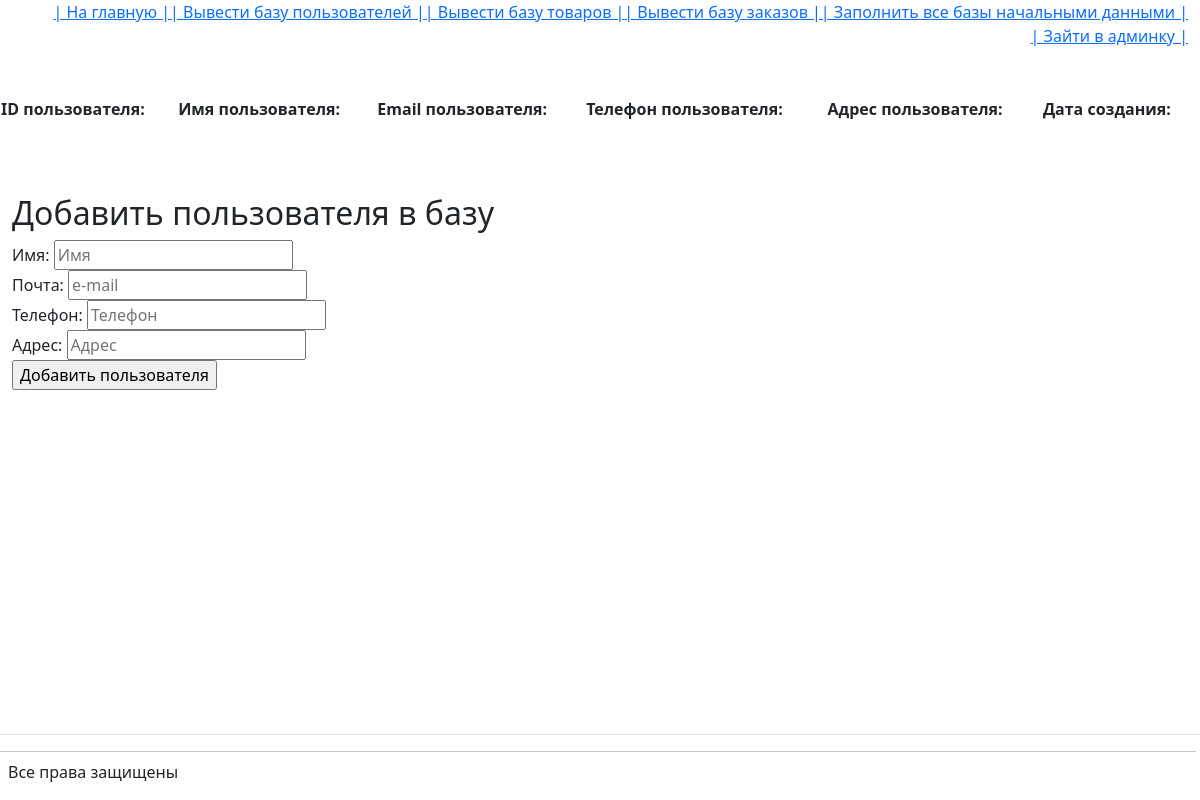
/users/, run on an earlier commit of the app's database.
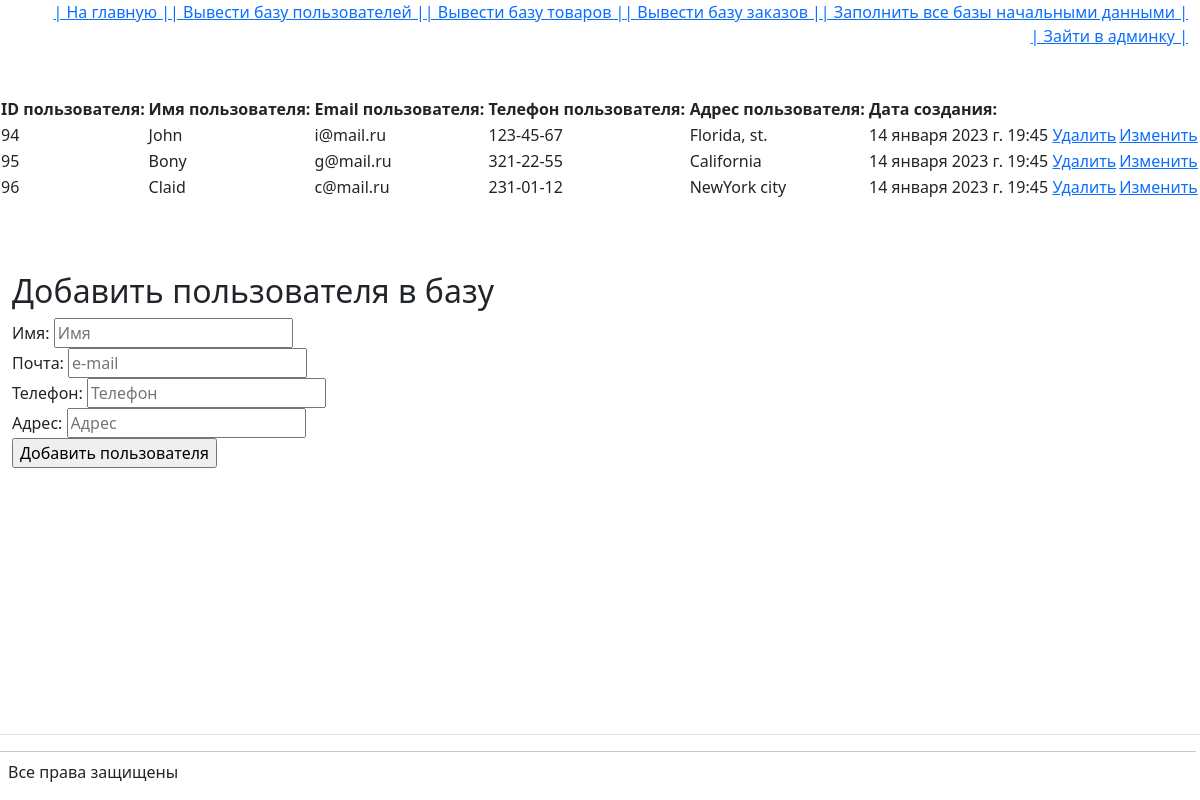
And on a later commit of the database.
### dz3/models.py (models this page shows, shortened)
class User(models.Model):
    username = models.CharField(max_length=50)
    email = models.EmailField(max_length=50)
    phone = models.CharField(max_length=50)
    address = models.CharField(max_length=150)
    reg_date = models.DateTimeField(auto_now_add=False)

### dz3/views.py (the view)
# urls.py: path('users/', views.read_users, name='read users base'),
def read_users(request):
    user = User.objects.all()
    return render(request, "dz3/users.html", context = {"users": user, "title":"Главная страница"})

### dz3/templates/dz3/users.html (shortened to what this page needs)
{% extends 'dz3/base.html' %}
{% block content %}
  <br /><br />
  <div class="row">
    <table>
      <tr>
        <th>ID пользователя:</th>
        <th>Имя пользователя:</th>
        <th>Email пользователя:</th>
        <th>Телефон пользователя:</th>
        <th>Адрес пользователя:</th>
        <th>Дата создания:</th>
      </tr>
      {% for user in users %}
        <tr>
          <td>{{ user.id }}</td>
          <td>{{ user.username }}</td>
          <td>{{ user.email }}</td>
          <td>{{ user.phone }}</td>
          <td>{{ user.address }}</td>
          <td>{{ user.reg_date }}</td>
          <td>
            <a href="/users/delete/{{ user.id }}/">Удалить</a>
          </td>
          <td>
            <a href="/users/edit/{{ user.id }}/">Изменить</a>
          </td>
        </tr>
      {% endfor %}
    </table>
  </div>
  <br /><br /><br />
  <form action="/users/create/" method="post">
    <h2>Добавить пользователя в базу</h2>
    <div class="input">
      <div class="blockinput">
        <label for="username">Имя:</label>
        <input type="text" name="username" placeholder="Имя" />
      </div>
      <div class="blockinput">
        <label for="email">Почта:</label>
        <input type="email" name="email" placeholder="e-mail" />
      </div>
      <div class="blockinput">
        <label for="phone">Телефон:</label>
        <input type="text" name="phone" placeholder="Телефон" />
      </div>
      <div class="blockinput">
        <label for="address">Адрес:</label>
        <input type="text" name="address" placeholder="Адрес" />
      </div>
    </div>
    <div>
      <input class="in_submit" type="submit" value="Добавить пользователя" />
    </div>
  </form>
  <br /> <br /> <br />
  <br />
{% endblock %}

What changed in the data, as far as the page shows it:
added User: id "94", username "John", email "i@mail.ru", phone "123-45-67", address "Florida, st.", reg_date "14 января 2023 г. 19:45"
added User: id "95", username "Bony", email "g@mail.ru", phone "321-22-55", address "California", reg_date "14 января 2023 г. 19:45"
added User: id "96", username "Claid", email "c@mail.ru", phone "231-01-12", address "NewYork city", reg_date "14 января 2023 г. 19:45"
